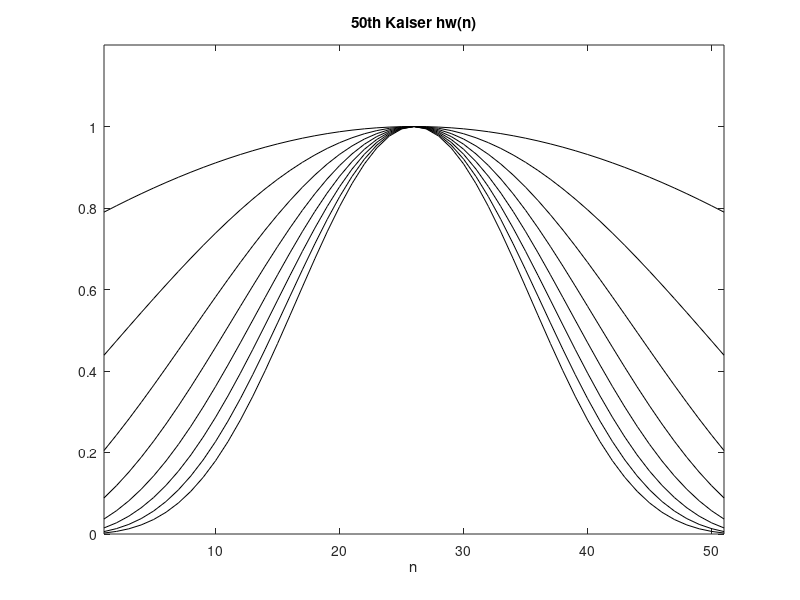

MATLAB code for this plot:
% Comparison of hw(n) of Kaiser window
fs=130; %sampling frequency in Hz.
N=50; %even order

beta=1; %filter parameter
hw=kaiser(N+1,beta); %Kaiser window
plot(hw,'k'); %plots hw(n)
hold on; 

for beta=2:8,
hw=kaiser(N+1,beta); %Kaiser window
plot(hw,'k'); %plots hw(n)
end

axis([1 51 0 1.2]); 
title('50th Kaiser hw(n)'); xlabel('n');
